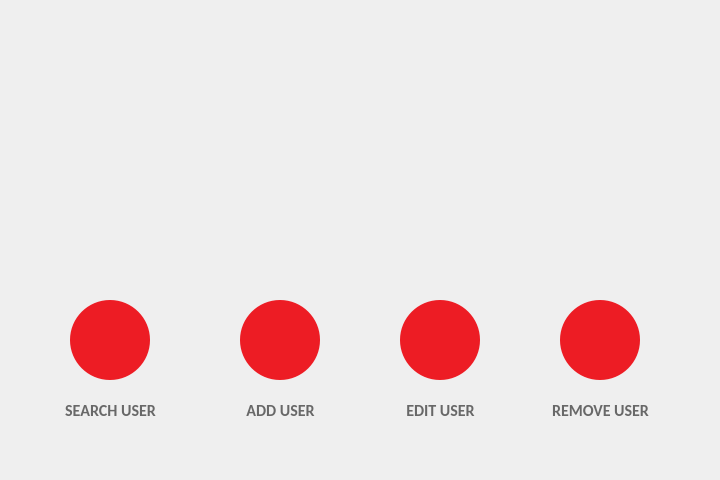
<?xml version="1.0" encoding="UTF-8"?>
<ui version="4.0">
 <class>hr_splash</class>
 <widget class="QMainWindow" name="hr_splash">
  <property name="geometry">
   <rect>
    <x>0</x>
    <y>0</y>
    <width>720</width>
    <height>480</height>
   </rect>
  </property>
  <property name="windowTitle">
   <string>MainWindow</string>
  </property>
  <property name="styleSheet">
   <string notr="true">background-image: url(:/hr_depart.png);
background-repeat: no-repeat;
</string>
  </property>
  <widget class="QWidget" name="centralwidget">
   <widget class="QPushButton" name="searchUser">
    <property name="geometry">
     <rect>
      <x>70</x>
      <y>300</y>
      <width>80</width>
      <height>80</height>
     </rect>
    </property>
    <property name="styleSheet">
     <string notr="true">QPushButton
{
background-image: url(:/icons/icons/search.png) ;
background-position: center;
 background-color: #ed1c24;
 border-width:1px;
 border-radius:40px;
max-width:80px;
 max-height:80x;
 min-width:80px;
 min-height:80px;


}
QPushButton:hover
{
 background-color:  #c2c2c2;
}

 

</string>
    </property>
    <property name="text">
     <string/>
    </property>
   </widget>
   <widget class="QLabel" name="searchLabel">
    <property name="geometry">
     <rect>
      <x>60</x>
      <y>380</y>
      <width>101</width>
      <height>61</height>
     </rect>
    </property>
    <property name="font">
     <font>
      <family>Calibri</family>
      <pointsize>12</pointsize>
      <weight>75</weight>
      <bold>true</bold>
     </font>
    </property>
    <property name="styleSheet">
     <string notr="true">color: rgb(104, 104, 104);
</string>
    </property>
    <property name="text">
     <string>SEARCH USER</string>
    </property>
    <property name="alignment">
     <set>Qt::AlignCenter</set>
    </property>
   </widget>
   <widget class="QPushButton" name="addUser">
    <property name="geometry">
     <rect>
      <x>240</x>
      <y>300</y>
      <width>80</width>
      <height>80</height>
     </rect>
    </property>
    <property name="styleSheet">
     <string notr="true">QPushButton
{
background-image: url(:/icons/icons/add_user.png) inherit;
background-position: center;
 background-color: #ED1C24;
 border-width:1px;
 border-radius:40px;
max-width:80px;
 max-height:80x;
 min-width:80px;
 min-height:80px;


}
QPushButton:hover
{
 background-color:  #c2c2c2;
}

 

</string>
    </property>
    <property name="text">
     <string/>
    </property>
   </widget>
   <widget class="QLabel" name="addLabel">
    <property name="geometry">
     <rect>
      <x>230</x>
      <y>380</y>
      <width>101</width>
      <height>61</height>
     </rect>
    </property>
    <property name="font">
     <font>
      <family>Calibri</family>
      <pointsize>12</pointsize>
      <weight>75</weight>
      <bold>true</bold>
     </font>
    </property>
    <property name="styleSheet">
     <string notr="true">color: rgb(104, 104, 104);
</string>
    </property>
    <property name="text">
     <string>ADD USER</string>
    </property>
    <property name="alignment">
     <set>Qt::AlignCenter</set>
    </property>
   </widget>
   <widget class="QPushButton" name="editUser">
    <property name="geometry">
     <rect>
      <x>400</x>
      <y>300</y>
      <width>80</width>
      <height>80</height>
     </rect>
    </property>
    <property name="styleSheet">
     <string notr="true">QPushButton
{
background-image: url(:/icons/icons/edit_user.png);
background-position: center;
 background-color: #ED1C24;
 border-width:1px;
 border-radius:40px;
max-width:80px;
 max-height:80x;
 min-width:80px;
 min-height:80px;


}
QPushButton:hover
{
 background-color:  #c2c2c2;
}

 

</string>
    </property>
    <property name="text">
     <string/>
    </property>
   </widget>
   <widget class="QLabel" name="editLabel">
    <property name="geometry">
     <rect>
      <x>390</x>
      <y>380</y>
      <width>101</width>
      <height>61</height>
     </rect>
    </property>
    <property name="font">
     <font>
      <family>Calibri</family>
      <pointsize>12</pointsize>
      <weight>75</weight>
      <bold>true</bold>
     </font>
    </property>
    <property name="styleSheet">
     <string notr="true">color: rgb(104, 104, 104);
</string>
    </property>
    <property name="text">
     <string>EDIT USER</string>
    </property>
    <property name="alignment">
     <set>Qt::AlignCenter</set>
    </property>
   </widget>
   <widget class="QPushButton" name="removeUser">
    <property name="geometry">
     <rect>
      <x>560</x>
      <y>300</y>
      <width>80</width>
      <height>80</height>
     </rect>
    </property>
    <property name="styleSheet">
     <string notr="true">QPushButton
{
background-image: url(:/icons/icons/remove_user.png) inherit;
background-position: center;
 background-color: #ED1C24;
 border-width:1px;
 border-radius:40px;
max-width:80px;
 max-height:80x;
 min-width:80px;
 min-height:80px;


}
QPushButton:hover
{
 background-color:  #c2c2c2;
}

 

</string>
    </property>
    <property name="text">
     <string/>
    </property>
   </widget>
   <widget class="QLabel" name="removeLabel">
    <property name="geometry">
     <rect>
      <x>550</x>
      <y>380</y>
      <width>101</width>
      <height>61</height>
     </rect>
    </property>
    <property name="font">
     <font>
      <family>Calibri</family>
      <pointsize>12</pointsize>
      <weight>75</weight>
      <bold>true</bold>
     </font>
    </property>
    <property name="styleSheet">
     <string notr="true">color: rgb(104, 104, 104);
</string>
    </property>
    <property name="text">
     <string>REMOVE USER</string>
    </property>
    <property name="alignment">
     <set>Qt::AlignCenter</set>
    </property>
   </widget>
   <zorder>searchLabel</zorder>
   <zorder>searchUser</zorder>
   <zorder>addUser</zorder>
   <zorder>addLabel</zorder>
   <zorder>editUser</zorder>
   <zorder>editLabel</zorder>
   <zorder>removeUser</zorder>
   <zorder>removeLabel</zorder>
  </widget>
 </widget>
 <resources/>
 <connections/>
</ui>
